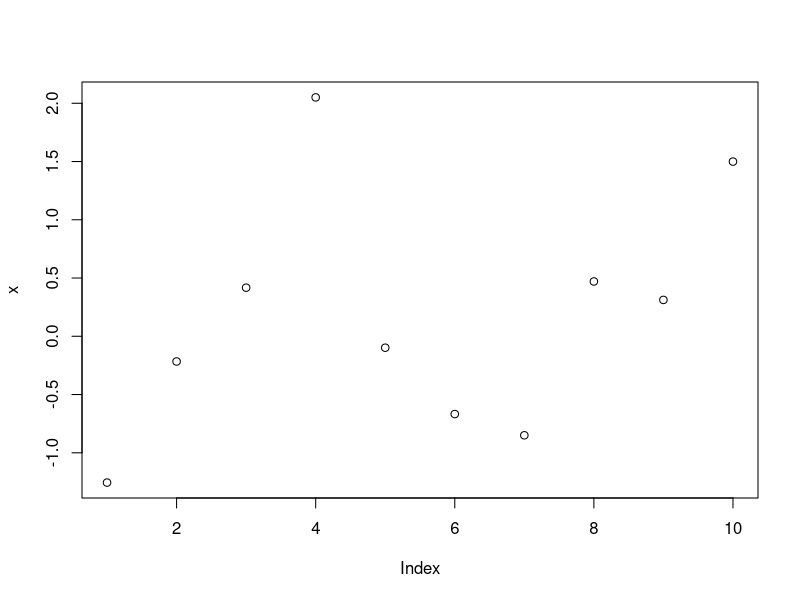
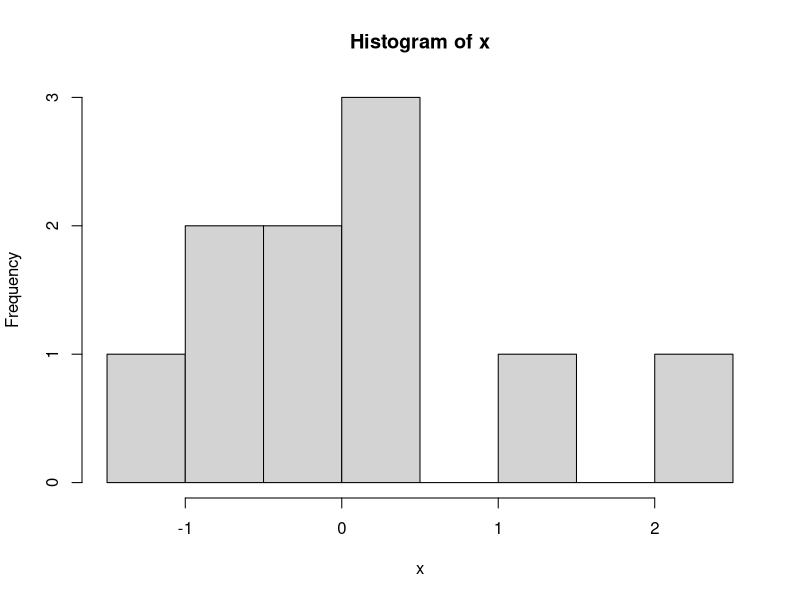
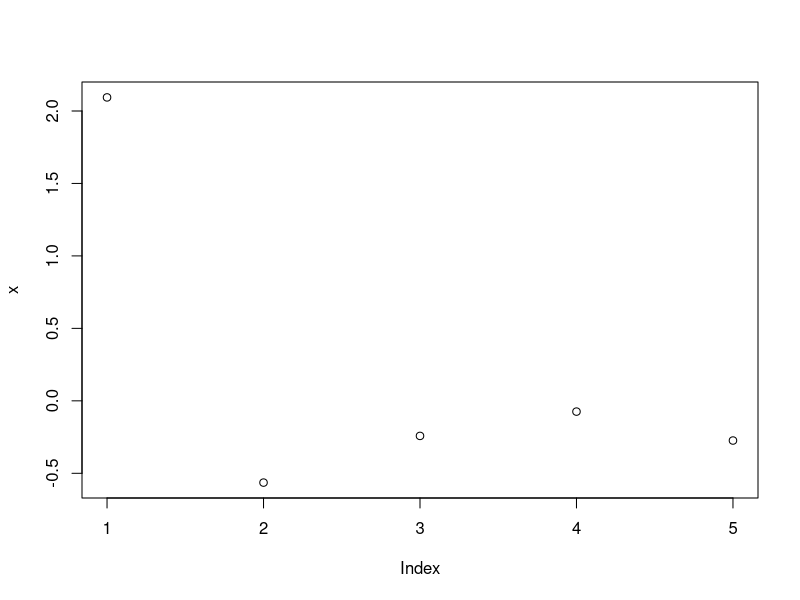
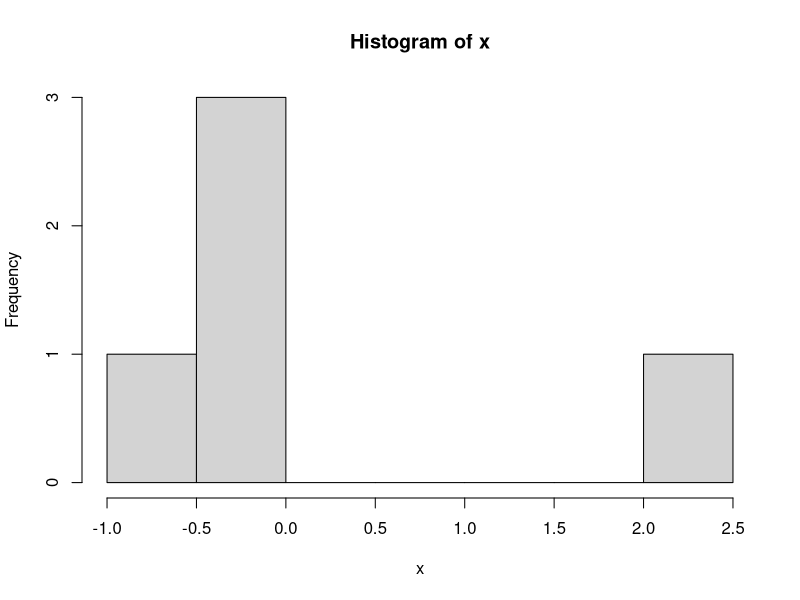
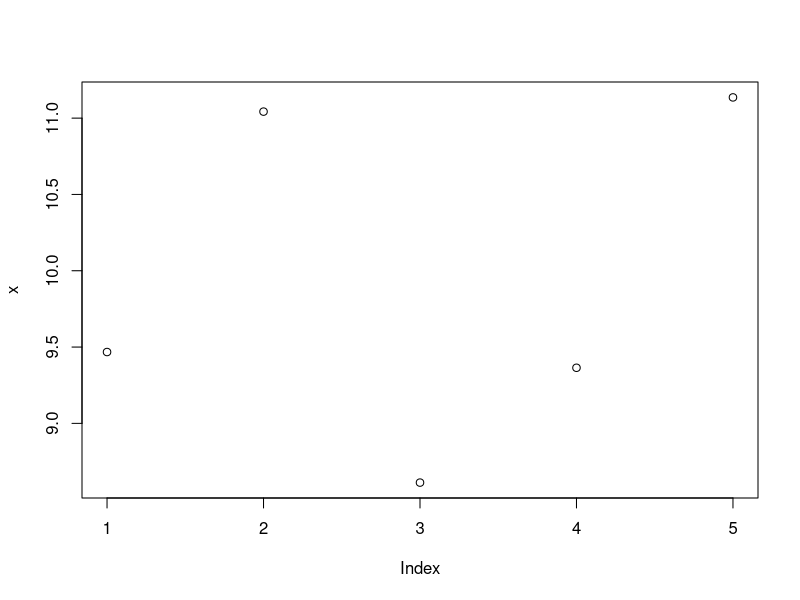
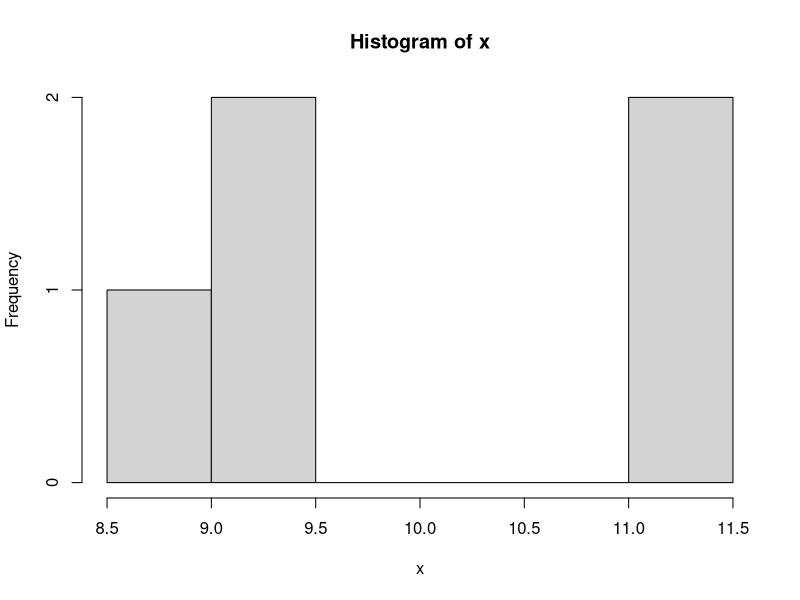
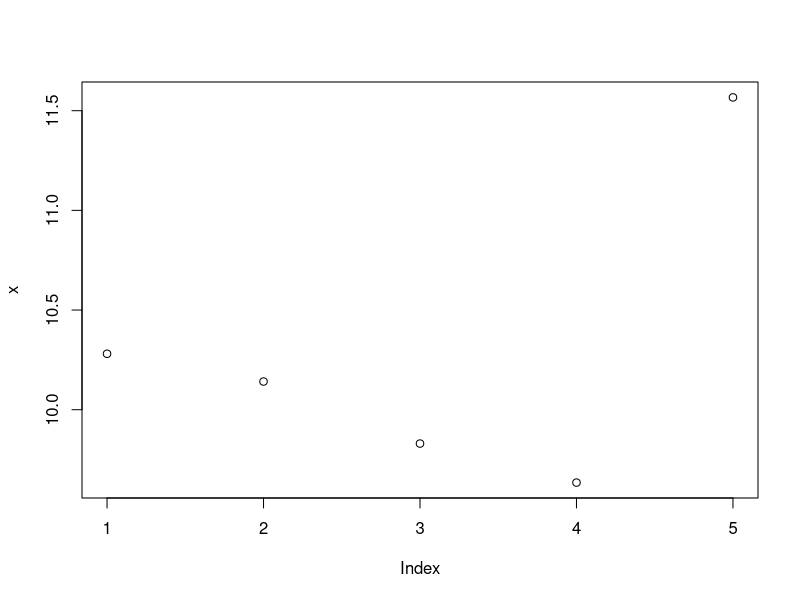
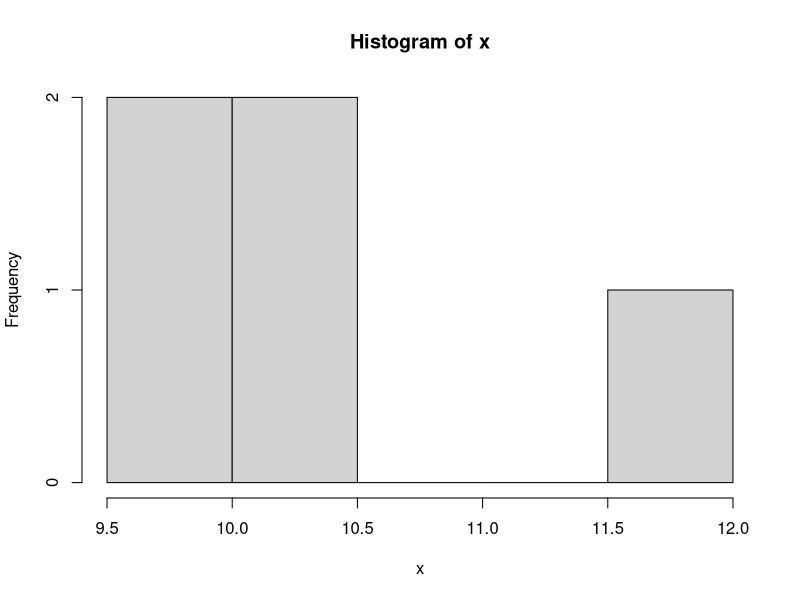

Recreate these plots in R, in order.
#Lab 3

# Printing Normal Distribution
x <-rnorm(5)
x

# Printing Normal Distribution Using Vector Math
N <-100000
a <-rnorm(N)
b <- rnorm(N)

#Vectorized approach
c <- a * b
c

# Printing Help Page
?rnorm

# Printing Normal Distribution Using Various Parameters
X <- rnorm(5)
X
X <- rnorm( 5, 10, 1)
X
X <- rnorm (5, 10)
X
X <- rnorm(5, mean=10, sd = 1)
X
X <- rnorm(5, sd=1, mean=10)
X
X <- rnorm(5, sd=1)
X

# Plot Normal Distribution
x <-rnorm(10)
plot(x)
hist(x)

# Plot Normal Distribution
x <-rnorm(5)
plot(x)
hist(x)

# Plot Normal Distribution
x <-rnorm(5, 10, 1)
plot(x)
hist(x)

# Plot Normal Distribution
x <-rnorm(5, 10)
plot(x)
hist(x)

# Plot Normal Distribution
x <-rnorm(5, 1, 10)
plot(x)
hist(x)

# Plot Normal Distribution
x <-rnorm(5, 1)
plot(x)
hist(x)


# Print Normal Distribution Using Basic R statistics tools
x <-rnorm(80000)
plot(x)
hist(x)
head(x)
tail(x)
range(x)
summary(x)
boxplot(x)

# Classwork
# Generate the vector of numbers
x <-rnorm(100000)

# count how many are between -1 and 1
count <- 0
for (i in x)
  if (i>-1 & i<1)
    count <- count+1

# Get and print the percentage, should be around 68%
percent <- count/length(x)
percent